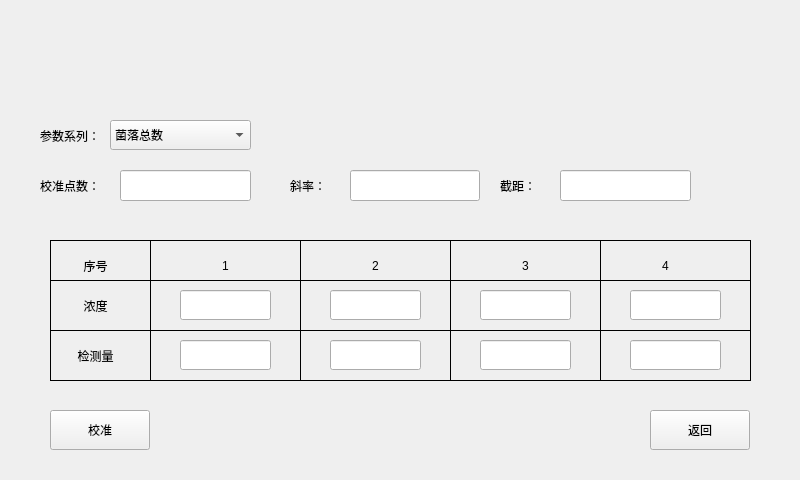
<?xml version="1.0" encoding="UTF-8"?>
<ui version="4.0">
 <class>ParaCalibrate</class>
 <widget class="QWidget" name="ParaCalibrate">
  <property name="geometry">
   <rect>
    <x>0</x>
    <y>0</y>
    <width>800</width>
    <height>480</height>
   </rect>
  </property>
  <property name="windowTitle">
   <string>Form</string>
  </property>
  <widget class="QLabel" name="label">
   <property name="geometry">
    <rect>
     <x>40</x>
     <y>120</y>
     <width>101</width>
     <height>31</height>
    </rect>
   </property>
   <property name="text">
    <string>参数系列：</string>
   </property>
  </widget>
  <widget class="QLineEdit" name="leCount">
   <property name="geometry">
    <rect>
     <x>120</x>
     <y>170</y>
     <width>131</width>
     <height>31</height>
    </rect>
   </property>
  </widget>
  <widget class="QLabel" name="label_2">
   <property name="geometry">
    <rect>
     <x>40</x>
     <y>170</y>
     <width>101</width>
     <height>31</height>
    </rect>
   </property>
   <property name="text">
    <string>校准点数：</string>
   </property>
  </widget>
  <widget class="QLineEdit" name="le_XieLv">
   <property name="geometry">
    <rect>
     <x>350</x>
     <y>170</y>
     <width>130</width>
     <height>31</height>
    </rect>
   </property>
  </widget>
  <widget class="QLineEdit" name="le_JieJu">
   <property name="geometry">
    <rect>
     <x>560</x>
     <y>170</y>
     <width>131</width>
     <height>31</height>
    </rect>
   </property>
  </widget>
  <widget class="QLabel" name="label_3">
   <property name="geometry">
    <rect>
     <x>500</x>
     <y>170</y>
     <width>51</width>
     <height>31</height>
    </rect>
   </property>
   <property name="text">
    <string>截距：</string>
   </property>
  </widget>
  <widget class="QLabel" name="label_4">
   <property name="geometry">
    <rect>
     <x>290</x>
     <y>170</y>
     <width>60</width>
     <height>31</height>
    </rect>
   </property>
   <property name="text">
    <string>斜率：</string>
   </property>
  </widget>
  <widget class="QLabel" name="label_5">
   <property name="geometry">
    <rect>
     <x>60</x>
     <y>250</y>
     <width>71</width>
     <height>31</height>
    </rect>
   </property>
   <property name="text">
    <string>序号</string>
   </property>
   <property name="alignment">
    <set>Qt::AlignCenter</set>
   </property>
  </widget>
  <widget class="QLabel" name="label_6">
   <property name="geometry">
    <rect>
     <x>60</x>
     <y>290</y>
     <width>71</width>
     <height>31</height>
    </rect>
   </property>
   <property name="text">
    <string>浓度</string>
   </property>
   <property name="alignment">
    <set>Qt::AlignCenter</set>
   </property>
  </widget>
  <widget class="QLabel" name="label_7">
   <property name="geometry">
    <rect>
     <x>60</x>
     <y>340</y>
     <width>71</width>
     <height>31</height>
    </rect>
   </property>
   <property name="text">
    <string>检测量</string>
   </property>
   <property name="alignment">
    <set>Qt::AlignCenter</set>
   </property>
  </widget>
  <widget class="QLabel" name="label_8">
   <property name="geometry">
    <rect>
     <x>210</x>
     <y>250</y>
     <width>31</width>
     <height>31</height>
    </rect>
   </property>
   <property name="text">
    <string>1</string>
   </property>
   <property name="alignment">
    <set>Qt::AlignCenter</set>
   </property>
  </widget>
  <widget class="QLabel" name="label_9">
   <property name="geometry">
    <rect>
     <x>360</x>
     <y>250</y>
     <width>31</width>
     <height>31</height>
    </rect>
   </property>
   <property name="text">
    <string>2</string>
   </property>
   <property name="alignment">
    <set>Qt::AlignCenter</set>
   </property>
  </widget>
  <widget class="QLabel" name="label_10">
   <property name="geometry">
    <rect>
     <x>510</x>
     <y>250</y>
     <width>31</width>
     <height>31</height>
    </rect>
   </property>
   <property name="text">
    <string>3</string>
   </property>
   <property name="alignment">
    <set>Qt::AlignCenter</set>
   </property>
  </widget>
  <widget class="QLabel" name="label_11">
   <property name="geometry">
    <rect>
     <x>650</x>
     <y>250</y>
     <width>31</width>
     <height>31</height>
    </rect>
   </property>
   <property name="text">
    <string>4</string>
   </property>
   <property name="alignment">
    <set>Qt::AlignCenter</set>
   </property>
  </widget>
  <widget class="Line" name="line">
   <property name="geometry">
    <rect>
     <x>50</x>
     <y>240</y>
     <width>701</width>
     <height>1</height>
    </rect>
   </property>
   <property name="styleSheet">
    <string notr="true">background-color: rgb(0, 0, 0);</string>
   </property>
   <property name="orientation">
    <enum>Qt::Horizontal</enum>
   </property>
  </widget>
  <widget class="Line" name="line_2">
   <property name="geometry">
    <rect>
     <x>50</x>
     <y>380</y>
     <width>701</width>
     <height>1</height>
    </rect>
   </property>
   <property name="styleSheet">
    <string notr="true">background-color: rgb(0, 0, 0);</string>
   </property>
   <property name="orientation">
    <enum>Qt::Horizontal</enum>
   </property>
  </widget>
  <widget class="Line" name="line_3">
   <property name="geometry">
    <rect>
     <x>50</x>
     <y>280</y>
     <width>701</width>
     <height>1</height>
    </rect>
   </property>
   <property name="styleSheet">
    <string notr="true">background-color: rgb(0, 0, 0);</string>
   </property>
   <property name="orientation">
    <enum>Qt::Horizontal</enum>
   </property>
  </widget>
  <widget class="Line" name="line_4">
   <property name="geometry">
    <rect>
     <x>50</x>
     <y>330</y>
     <width>701</width>
     <height>1</height>
    </rect>
   </property>
   <property name="styleSheet">
    <string notr="true">background-color: rgb(0, 0, 0);</string>
   </property>
   <property name="orientation">
    <enum>Qt::Horizontal</enum>
   </property>
  </widget>
  <widget class="Line" name="line_5">
   <property name="geometry">
    <rect>
     <x>50</x>
     <y>240</y>
     <width>1</width>
     <height>141</height>
    </rect>
   </property>
   <property name="styleSheet">
    <string notr="true">background-color: rgb(0, 0, 0);</string>
   </property>
   <property name="orientation">
    <enum>Qt::Vertical</enum>
   </property>
  </widget>
  <widget class="Line" name="line_6">
   <property name="geometry">
    <rect>
     <x>150</x>
     <y>240</y>
     <width>1</width>
     <height>141</height>
    </rect>
   </property>
   <property name="styleSheet">
    <string notr="true">background-color: rgb(0, 0, 0);</string>
   </property>
   <property name="orientation">
    <enum>Qt::Vertical</enum>
   </property>
  </widget>
  <widget class="Line" name="line_7">
   <property name="geometry">
    <rect>
     <x>300</x>
     <y>240</y>
     <width>1</width>
     <height>141</height>
    </rect>
   </property>
   <property name="styleSheet">
    <string notr="true">background-color: rgb(0, 0, 0);</string>
   </property>
   <property name="orientation">
    <enum>Qt::Vertical</enum>
   </property>
  </widget>
  <widget class="Line" name="line_8">
   <property name="geometry">
    <rect>
     <x>450</x>
     <y>240</y>
     <width>1</width>
     <height>141</height>
    </rect>
   </property>
   <property name="styleSheet">
    <string notr="true">background-color: rgb(0, 0, 0);</string>
   </property>
   <property name="orientation">
    <enum>Qt::Vertical</enum>
   </property>
  </widget>
  <widget class="Line" name="line_9">
   <property name="geometry">
    <rect>
     <x>600</x>
     <y>240</y>
     <width>1</width>
     <height>141</height>
    </rect>
   </property>
   <property name="styleSheet">
    <string notr="true">background-color: rgb(0, 0, 0);</string>
   </property>
   <property name="orientation">
    <enum>Qt::Vertical</enum>
   </property>
  </widget>
  <widget class="Line" name="line_14">
   <property name="geometry">
    <rect>
     <x>750</x>
     <y>240</y>
     <width>1</width>
     <height>141</height>
    </rect>
   </property>
   <property name="styleSheet">
    <string notr="true">background-color: rgb(0, 0, 0);</string>
   </property>
   <property name="orientation">
    <enum>Qt::Vertical</enum>
   </property>
  </widget>
  <widget class="QPushButton" name="pbCalibrate">
   <property name="geometry">
    <rect>
     <x>50</x>
     <y>410</y>
     <width>100</width>
     <height>40</height>
    </rect>
   </property>
   <property name="text">
    <string>校准</string>
   </property>
  </widget>
  <widget class="QPushButton" name="pbExit">
   <property name="geometry">
    <rect>
     <x>650</x>
     <y>410</y>
     <width>100</width>
     <height>40</height>
    </rect>
   </property>
   <property name="text">
    <string>返回</string>
   </property>
  </widget>
  <widget class="QLineEdit" name="le_NongDu1">
   <property name="geometry">
    <rect>
     <x>180</x>
     <y>290</y>
     <width>91</width>
     <height>30</height>
    </rect>
   </property>
   <property name="alignment">
    <set>Qt::AlignCenter</set>
   </property>
  </widget>
  <widget class="QLineEdit" name="le_NongDu2">
   <property name="geometry">
    <rect>
     <x>330</x>
     <y>290</y>
     <width>91</width>
     <height>30</height>
    </rect>
   </property>
   <property name="alignment">
    <set>Qt::AlignCenter</set>
   </property>
  </widget>
  <widget class="QLineEdit" name="le_NongDu3">
   <property name="geometry">
    <rect>
     <x>480</x>
     <y>290</y>
     <width>91</width>
     <height>30</height>
    </rect>
   </property>
   <property name="alignment">
    <set>Qt::AlignCenter</set>
   </property>
  </widget>
  <widget class="QLineEdit" name="le_NongDu4">
   <property name="geometry">
    <rect>
     <x>630</x>
     <y>290</y>
     <width>91</width>
     <height>30</height>
    </rect>
   </property>
   <property name="alignment">
    <set>Qt::AlignCenter</set>
   </property>
  </widget>
  <widget class="QLineEdit" name="le_TestTime1">
   <property name="geometry">
    <rect>
     <x>180</x>
     <y>340</y>
     <width>91</width>
     <height>30</height>
    </rect>
   </property>
   <property name="alignment">
    <set>Qt::AlignCenter</set>
   </property>
  </widget>
  <widget class="QLineEdit" name="le_TestTime4">
   <property name="geometry">
    <rect>
     <x>630</x>
     <y>340</y>
     <width>91</width>
     <height>30</height>
    </rect>
   </property>
   <property name="alignment">
    <set>Qt::AlignCenter</set>
   </property>
  </widget>
  <widget class="QLineEdit" name="le_TestTime2">
   <property name="geometry">
    <rect>
     <x>330</x>
     <y>340</y>
     <width>91</width>
     <height>30</height>
    </rect>
   </property>
   <property name="alignment">
    <set>Qt::AlignCenter</set>
   </property>
  </widget>
  <widget class="QLineEdit" name="le_TestTime3">
   <property name="geometry">
    <rect>
     <x>480</x>
     <y>340</y>
     <width>91</width>
     <height>30</height>
    </rect>
   </property>
   <property name="alignment">
    <set>Qt::AlignCenter</set>
   </property>
  </widget>
  <widget class="QComboBox" name="comboBox">
   <property name="geometry">
    <rect>
     <x>110</x>
     <y>120</y>
     <width>141</width>
     <height>30</height>
    </rect>
   </property>
   <item>
    <property name="text">
     <string>菌落总数</string>
    </property>
   </item>
  </widget>
  <zorder>pbExit</zorder>
  <zorder>label</zorder>
  <zorder>leCount</zorder>
  <zorder>label_2</zorder>
  <zorder>le_XieLv</zorder>
  <zorder>le_JieJu</zorder>
  <zorder>label_3</zorder>
  <zorder>label_4</zorder>
  <zorder>label_5</zorder>
  <zorder>label_6</zorder>
  <zorder>label_7</zorder>
  <zorder>label_8</zorder>
  <zorder>label_9</zorder>
  <zorder>label_10</zorder>
  <zorder>label_11</zorder>
  <zorder>line</zorder>
  <zorder>line_2</zorder>
  <zorder>line_3</zorder>
  <zorder>line_4</zorder>
  <zorder>line_5</zorder>
  <zorder>line_6</zorder>
  <zorder>line_7</zorder>
  <zorder>line_8</zorder>
  <zorder>line_9</zorder>
  <zorder>line_14</zorder>
  <zorder>pbCalibrate</zorder>
  <zorder>le_NongDu1</zorder>
  <zorder>le_NongDu2</zorder>
  <zorder>le_NongDu3</zorder>
  <zorder>le_NongDu4</zorder>
  <zorder>le_TestTime1</zorder>
  <zorder>le_TestTime4</zorder>
  <zorder>le_TestTime2</zorder>
  <zorder>le_TestTime3</zorder>
  <zorder>comboBox</zorder>
 </widget>
 <resources/>
 <connections/>
</ui>
